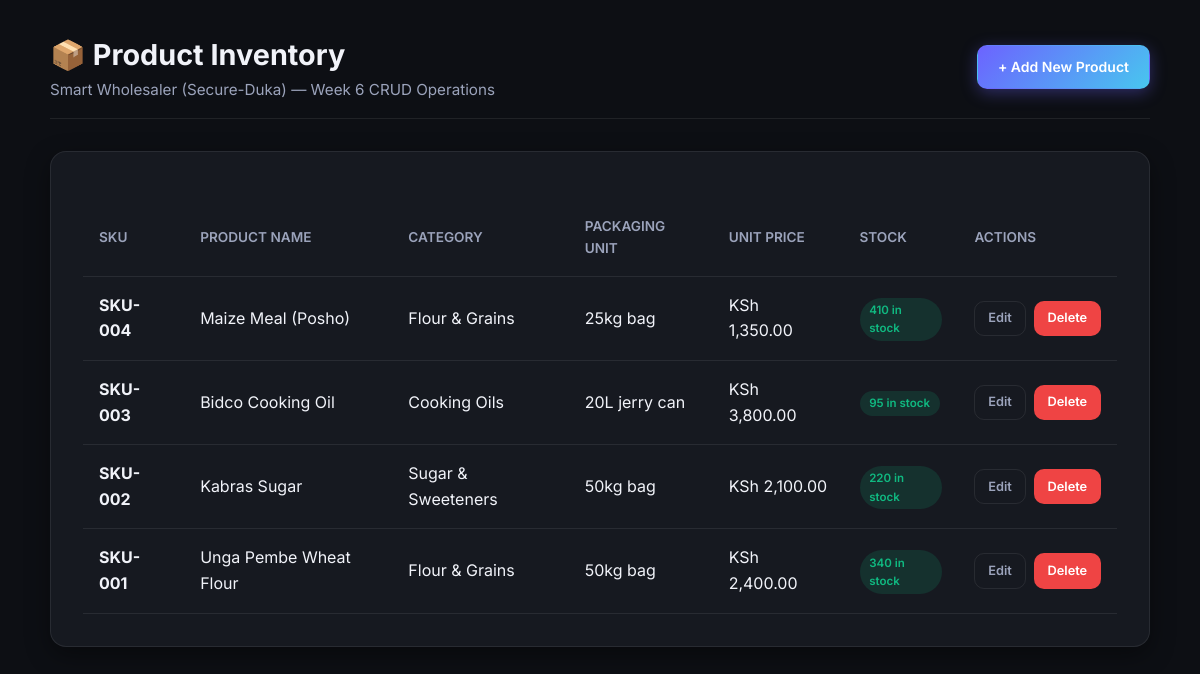
The page / on the database its author committed.
### tables this page shows
CREATE TABLE products (
    id INT AUTO_INCREMENT PRIMARY KEY,
    name VARCHAR(200) NOT NULL,
    sku VARCHAR(50) NOT NULL UNIQUE,
    category VARCHAR(100) NOT NULL,
    unit VARCHAR(100) NOT NULL,
    unit_price DECIMAL(10,2) NOT NULL CHECK (unit_price >= 0),
    min_order_qty INT NOT NULL DEFAULT 1 CHECK (min_order_qty >= 1),
    stock_qty INT NOT NULL DEFAULT 0 CHECK (stock_qty >= 0),
    description TEXT,
    created_at TIMESTAMP DEFAULT CURRENT_TIMESTAMP
);

### index.php (the view, shortened to what this page needs)
<?php
include("db.php");
$sql = "SELECT * FROM products ORDER BY id DESC";
$result = mysqli_query($conn, $sql);
?>
<!DOCTYPE html>
<html lang="en">
<head>
    <link rel="stylesheet" href="style.css">
</head>
<body>
    <div class="container">
        <header>
            <div>
                <h1>📦 Product Inventory</h1>
                <p class="subtitle">Smart Wholesaler (Secure-Duka) — Week 6 CRUD Operations</p>
            </div>
            <a href="add.php" id="add-product-btn" class="btn btn-primary">+ Add New Product</a>
        </header>
        <div class="card">
            <div class="table-container">
                <table id="products-table">
                    <thead>
                        <tr>
                            <th>SKU</th>
                            <th>Product Name</th>
                            <th>Category</th>
                            <th>Packaging Unit</th>
                            <th>Unit Price</th>
                            <th>Stock</th>
                            <th>Actions</th>
                        </tr>
                    </thead>
                    <tbody>
                        <?php if (mysqli_num_rows($result) > 0): ?>
                            <?php while ($row = mysqli_fetch_assoc($result)): ?>
                                <tr id="product-row-<?php echo $row['id']; ?>">
                                    <td><strong><?php echo htmlspecialchars($row['sku']); ?></strong></td>
                                    <td><?php echo htmlspecialchars($row['name']); ?></td>
                                    <td><?php echo htmlspecialchars($row['category']); ?></td>
                                    <td><?php echo htmlspecialchars($row['unit']); ?></td>
                                    <td>KSh <?php echo number_format($row['unit_price'], 2); ?></td>
                                    <td>
                                        <?php if ($row['stock_qty'] > 10): ?>
                                            <span class="badge badge-success"><?php echo $row['stock_qty']; ?> in stock</span>
                                        <?php elseif ($row['stock_qty'] > 0): ?>
                                            <span class="badge badge-warning"><?php echo $row['stock_qty']; ?> low stock</span>
                                        <?php else: ?>
                                            <span class="badge badge-danger">Out of stock</span>
                                        <?php endif; ?>
                                    </td>
                                    <td>
                                        <div class="action-links">
                                            <a href="edit.php?id=<?php echo $row['id']; ?>" class="btn btn-secondary btn-sm" id="edit-btn-<?php echo $row['id']; ?>">Edit</a>
                                            <a href="delete.php?id=<?php echo $row['id']; ?>" class="btn btn-danger btn-sm" id="delete-btn-<?php echo $row['id']; ?>" onclick="return confirm('Are you sure you want to delete this product?');">Delete</a>
                                        </div>
                                    </td>
                                </tr>
                            <?php endwhile; ?>
                        <?php else: ?>
                            <tr>
                                <td colspan="7" style="text-align: center; color: var(--color-text-muted);">No products found in the catalog.</td>
                            </tr>
                        <?php endif; ?>
                    </tbody>
                </table>
            </div>
        </div>
    </div>
</body>
</html>

### style.css (style rules this page uses)
:root { --color-bg: #0d0f14; --color-surface: #161920; --color-surface-2: #1e2230; --color-border: rgba(255, 255, 255, 0.08); --color-text-primary: #f1f3f9; --color-text-secondary: #9ba3bb; --color-text-muted: #5c6480; --color-accent: #6c63ff; --color-accent-hover: #7d75ff; --color-success: #10b981; --color-danger: #ef4444; --radius-md: 10px; --radius-lg: 16px; --shadow-md: 0 8px 24px rgba(0, 0, 0, 0.40); --transition-fast: 0.15s ease; }
* { box-sizing: border-box; margin: 0; padding: 0; }
body { font-family: 'Inter', sans-serif; background: var(--color-bg); color: var(--color-text-primary); line-height: 1.6; padding: 2rem; }
.container { max-width: 1100px; margin: 0 auto; }
header { display: flex; justify-content: space-between; align-items: center; margin-bottom: 2rem; padding-bottom: 1rem; border-bottom: 1px solid var(--color-border); }
h1 { font-size: 1.8rem; font-weight: 700; }
p.subtitle { color: var(--color-text-secondary); font-size: 0.95rem; }
.btn { display: inline-flex; align-items: center; padding: 0.6rem 1.25rem; border-radius: var(--radius-md); font-size: 0.875rem; font-weight: 600; cursor: pointer; border: 1px solid transparent; text-decoration: none; transition: all var(--transition-fast); }
.btn-primary { background: linear-gradient(135deg, #6c63ff 0%, #48c6ef 100%); color: white; box-shadow: 0 4px 16px rgba(108, 99, 255, 0.35); }
.btn-secondary { background: transparent; color: var(--color-text-secondary); border-color: var(--color-border); }
.btn-danger { background: var(--color-danger); color: white; }
.btn-sm { padding: 0.4rem 0.8rem; font-size: 0.8rem; }
.card { background: var(--color-surface); border: 1px solid var(--color-border); border-radius: var(--radius-lg); padding: 2rem; box-shadow: var(--shadow-md); }
.table-container { overflow-x: auto; margin-top: 1rem; }
table { width: 100%; border-collapse: collapse; text-align: left; }
th, td { padding: 1rem; border-bottom: 1px solid var(--color-border); }
th { color: var(--color-text-secondary); font-size: 0.85rem; text-transform: uppercase; font-weight: 600; }
.action-links { display: flex; gap: 0.5rem; }
.badge { display: inline-flex; align-items: center; padding: 0.2rem 0.6rem; border-radius: 999px; font-size: 0.72rem; font-weight: 600; }
.badge-success { background: rgba(16,185,129,0.15); color: var(--color-success); }

### rows shown on the page
products: sku "SKU-004", name "Maize Meal (Posho)", category "Flour & Grains", unit "25kg bag", unit_price "1,350.00", stock_qty "410"
products: sku "SKU-003", name "Bidco Cooking Oil", category "Cooking Oils", unit "20L jerry can", unit_price "3,800.00", stock_qty "95"
products: sku "SKU-002", name "Kabras Sugar", category "Sugar & Sweeteners", unit "50kg bag", unit_price "2,100.00", stock_qty "220"
products: sku "SKU-001", name "Unga Pembe Wheat Flour", category "Flour & Grains", unit "50kg bag", unit_price "2,400.00", stock_qty "340"
